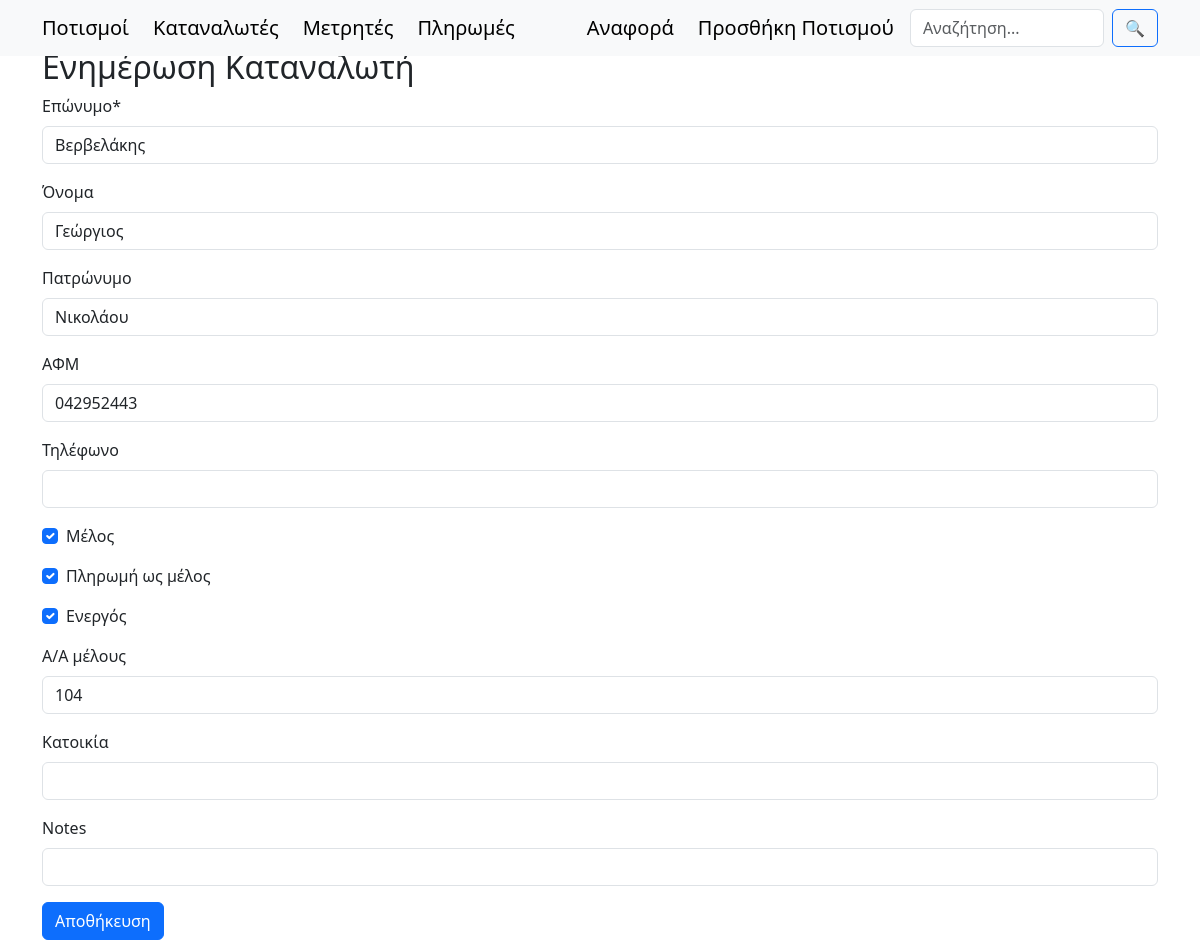
/customers/update/5/, run on an earlier commit of the app's database.
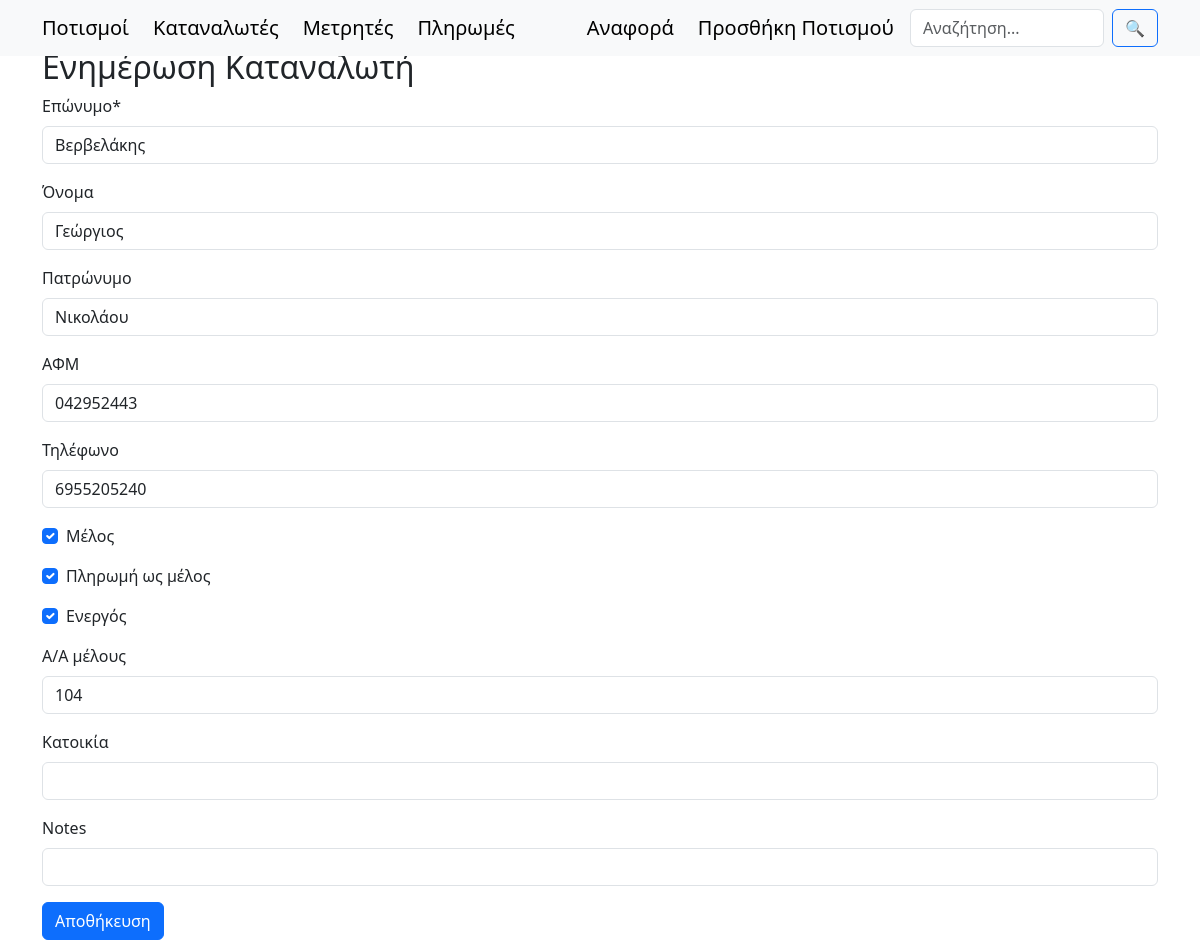
And on a later commit of the database.
### synet/models.py (models this page shows, shortened)
class Persons(models.Model):
    surname = models.CharField(max_length=100)
    name = models.CharField(max_length=100, null=True, blank=True)
    fathersName = models.CharField(max_length=100, null=True, blank=True)
    afm = models.CharField(max_length=9, null=True, blank=True, unique=True)
    phone = models.CharField(max_length=10, null=True, blank=True)
    member = models.BooleanField(default=True)  # Είναι μέλος του συνεταιρισμού
    payAsMember = models.BooleanField(default=True)  # Πληρώνει σαν μέλος του συνεταιρισμού
    isActive = models.BooleanField(default=False)  # Είναι ενεργός στον πολιτισμό
    aa = models.IntegerField(null=True, blank=True, unique=True)  # Αύξων αριθμός απόφασης ΔΣ 7/10/2000
    placeOfResidence = models.CharField(max_length=20, null=True, blank=True) # Τόπος διαμονής
    notes = models.CharField(max_length=100, null=True, blank=True)
    class Meta:
        unique_together = ('surname', 'name', 'fathersName')
        ordering = ['surname', 'name', 'fathersName']

### synet/views.py (the view)
# urls.py: path('customers/update/<int:pk>/', PersonsUpdateView.as_view(), name='customers_update'),
class PersonsUpdateView(UpdateView):
    model = Persons
    form_class = PersonsForm
    template_name = 'persons_update.html'
    success_url = reverse_lazy('customers')

### synet/forms.py
class PersonsForm(forms.ModelForm):
    class Meta:
        model = Persons
        fields = '__all__'
        labels = {
            'surname': 'Επώνυμο',
            'name': 'Όνομα',
            'fathersName': 'Πατρώνυμο',
            'afm': 'ΑΦΜ',
            'phone': 'Τηλέφωνο',
            'member': 'Μέλος',
            'payAsMember': 'Πληρωμή ως μέλος',
            'isActive': 'Ενεργός',
            'aa': 'Α/Α μέλους',
            'placeOfResidence': 'Κατοικία',
            'Notes': 'Σημειώσεις',
        }

### templates/persons_update.html (shortened to what this page needs)
{% load crispy_forms_tags %}
<!DOCTYPE html>
<html lang="el">
<head>
    <link rel="stylesheet" href="https://cdn.jsdelivr.net/npm/bootstrap@5.3.0/dist/css/bootstrap.min.css">
</head>
<body>
    {% include "navbar.html" %}
    <div class="container mt-5">
        <h2>Ενημέρωση Καταναλωτή</h2>
        <form method="post">
            {{ form|crispy }}
            <button type="submit" class="btn btn-primary">Αποθήκευση</button>
            </form>
    </div>
</body>
</html>

What changed in the data, as far as the page shows it:
changed Persons "Βερβελάκης": phone (not shown) → "6955205240"
